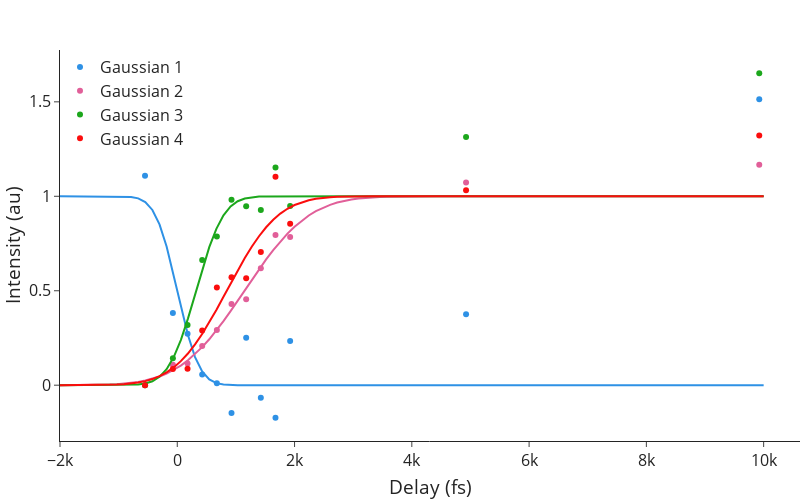

This figure's notebook cell:
### Markdown cell above
<h2>Calculate Lifetimes</h2>

### Code cell
def func(t,a,b,t0,sigma):
    return a*scipy.special.erf((t-t0)/sigma)+a+b

def CopyTrends_Clicked(b):
    ToCopy = TrendParameters
    ToCopy.to_clipboard()

Run = importlib.import_module(SelectRun.value.replace('.py',''), package=None)
importlib.reload(Run)
run = Run.Run()
Par = run.Parameters(SelectRegion.value)

Parameters2Fit = FitParameters.copy()
Parameters2Fit = Parameters2Fit[Parameters2Fit.Delay > min(Par['TrendDelayRange'])]
Parameters2Fit = Parameters2Fit[Parameters2Fit.Delay < max(Par['TrendDelayRange'])]

FitModel = Model(func)
Parameters = FitModel.make_params()

Parameters['b'].min = 0
Parameters['t0'].min = 0
Parameters['sigma'].min = 0

TrendParameters = df(index=['a','b','t0','sigma'])
x = Parameters2Fit['Delay']
fit_x = np.linspace(-2000, 10000, 100)
fig = go.Figure()
FitsResults = list()
Color = px.colors.qualitative.Dark24
TrendNames = list()
for Name in Parameters2Fit.columns :
    if 'amp' in Name :
        TrendNames.append(Name)

for idx,column in enumerate(TrendNames) :
    if column in Par['TrendFits'] :
        Parameters['a'].value = Par['TrendFits'][column]['a']
        Parameters['b'].value = Par['TrendFits'][column]['b']
        Parameters['t0'].value = Par['TrendFits'][column]['t0']
        Parameters['sigma'].value = Par['TrendFits'][column]['sigma']
    y = Parameters2Fit[column]
    FitResults = FitModel.fit(y, Parameters, t=x)
    FitsResults.append(FitResults)
    fit_y = FitResults.eval(t=fit_x)
    Min = min(fit_y)
    Max = max(fit_y-Min)
    TrendParameters[column] = np.array((FitResults.params['a'].value,FitResults.params['b'].value,FitResults.params['t0'].value,FitResults.params['sigma'].value))
    fig.add_trace(go.Scatter(x=FitParameters['Delay'],y=(FitParameters[column]-Min)/Max,mode='markers',name=('Gaussian '+str(idx+1)),line_color=Color[idx]))
    fig.add_trace(go.Scatter(x=fit_x,y=(fit_y-Min)/Max,mode='lines',showlegend = False,line_color=Color[idx]))

fig.update_layout(xaxis_title='Delay (fs)',yaxis_title='Intensity (au)',font_size=16,legend_title='',width=800,height=500)
fig.show()
TrendParameters = TrendParameters.T
display(TrendParameters)

CopyTrends = widgets.Button(description="Copy Fit Parameters")
CopyTrends.on_click(CopyTrends_Clicked)
display(CopyTrends)
